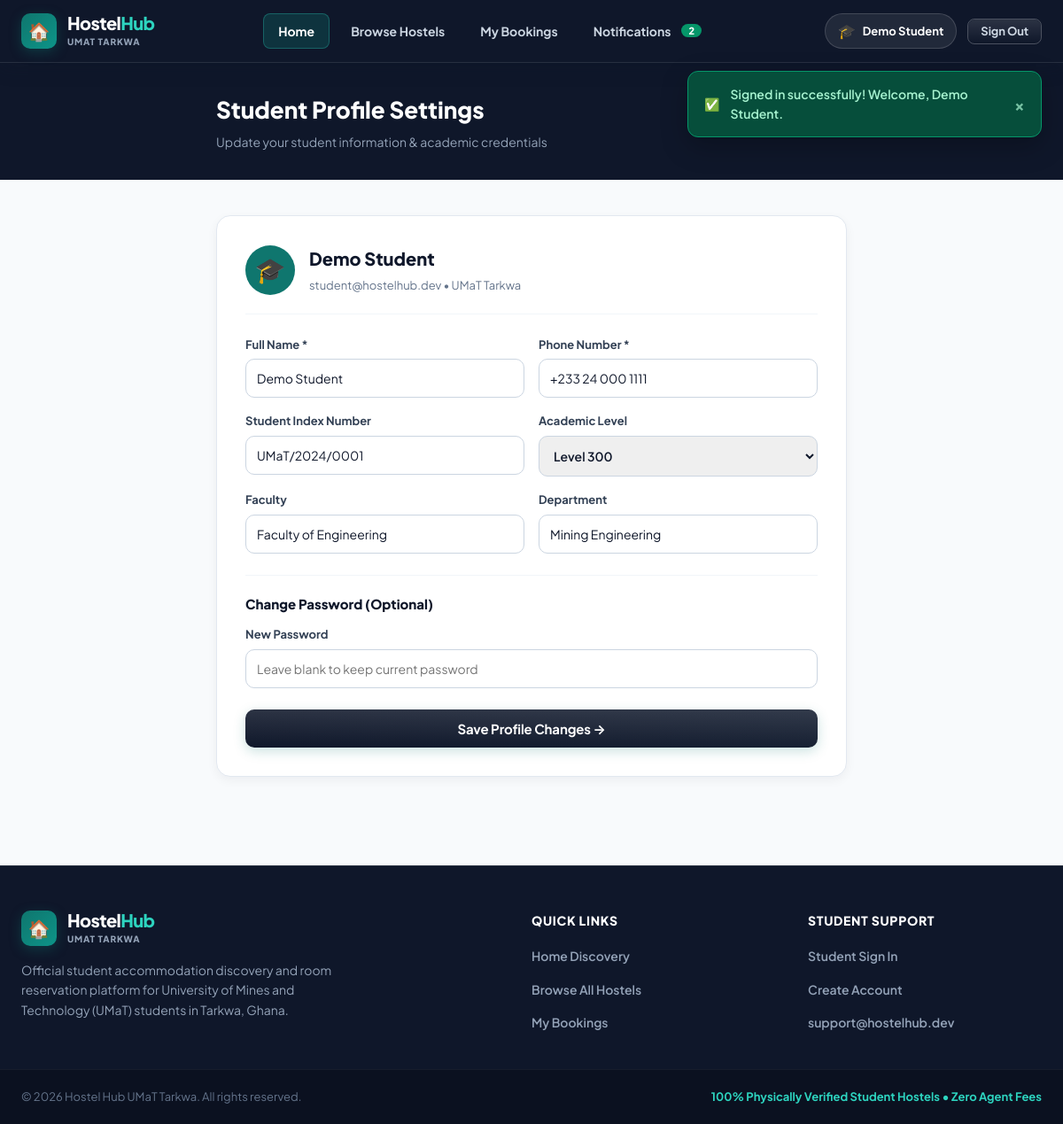
/CEISCY_SUBMISSION/profile.php (signed in), run on the app's committed database.
### tables this page shows
CREATE TABLE `students` (
  `id` INT AUTO_INCREMENT PRIMARY KEY,
  `name` VARCHAR(100) NOT NULL,
  `email` VARCHAR(120) NOT NULL UNIQUE,
  `password_hash` VARCHAR(255) NOT NULL,
  `phone` VARCHAR(30) NOT NULL,
  `student_index` VARCHAR(50) DEFAULT '',
  `institution` VARCHAR(120) DEFAULT 'University of Mines and Technology (UMaT)',
  `faculty` VARCHAR(100) DEFAULT 'Faculty of Engineering',
  `department` VARCHAR(100) DEFAULT 'Mining Engineering',
  `level` VARCHAR(50) DEFAULT 'Level 300',
  `created_at` DATETIME DEFAULT CURRENT_TIMESTAMP
);

### CEISCY_SUBMISSION/includes/auth.php (called while the page is built, shortened)
<?php
function get_logged_in_student() {
    $db = getDB();
    $stmt = $db->prepare("SELECT id, name, email, phone, student_index, institution, faculty, department, level, created_at FROM students WHERE id = :id");
    $stmt->execute([':id' => $_SESSION['student_id']]);
    return $stmt->fetch() ?: null;
}

### CEISCY_SUBMISSION/includes/functions.php (called while the page is built, shortened)
<?php
function sanitize($data) {
    return htmlspecialchars(trim((string)$data), ENT_QUOTES, 'UTF-8');
}
function get_unread_notifications_count($student_id) {
    $db = getDB();
    $stmt = $db->prepare("SELECT COUNT(*) AS cnt FROM notifications WHERE student_id = :sid AND is_read = 0");
    $stmt->execute([':sid' => $student_id]);
    $res = $stmt->fetch();
    return (int)($res['cnt'] ?? 0);
}

### CEISCY_SUBMISSION/profile.php (the view, shortened to what this page needs)
<?php
require_once __DIR__ . '/includes/header.php';
require_once __DIR__ . '/includes/navbar.php';
$student = get_logged_in_student();
?>
<div style="background: #0F172A; color: #FFFFFF; padding: 32px 0;">
  <div class="container" style="max-width: 760px; margin: 0 auto; padding: 0 24px;">
    <h1 style="font-size: 26px; font-weight: 900;">Student Profile Settings</h1>
    <p style="color: #94A3B8; font-size: 14px; margin-top: 4px;">Update your student information & academic credentials</p>
  </div>
</div>
<main style="padding: 40px 0; background: #F8FAFC; min-height: 75vh;">
  <div class="container" style="max-width: 760px; margin: 0 auto; padding: 0 24px;">
    <div style="background: #FFFFFF; border: 1px solid #E2E8F0; border-radius: 16px; padding: 32px; box-shadow: 0 4px 12px rgba(15,23,42,0.05);">
      <form action="<?= BASE_URL ?>profile.php" method="POST">
        <div style="display: flex; gap: 16px; align-items: center; margin-bottom: 24px; padding-bottom: 20px; border-bottom: 1px solid #F1F5F9;">
          <div style="width: 56px; height: 56px; background: #0F766E; border-radius: 50%; display: grid; place-items: center; font-size: 28px; color: #FFF;">
            🎓
          </div>
          <div>
            <h2 style="font-size: 20px; font-weight: 800; color: #0F172A;"><?= sanitize($student['name']) ?></h2>
            <span style="font-size: 13px; color: #64748B;"><?= sanitize($student['email']) ?> • UMaT Tarkwa</span>
          </div>
        </div>
        <div style="display: grid; grid-template-columns: 1fr 1fr; gap: 16px; margin-bottom: 16px;">
          <div>
            <label style="display: block; font-size: 13px; font-weight: 700; color: #334155; margin-bottom: 6px;">Full Name *</label>
            <input type="text" name="name" required value="<?= sanitize($student['name']) ?>" style="width: 100%; padding: 12px; border: 1px solid #CBD5E1; border-radius: 10px; font-size: 14px; outline: none;">
          </div>
          <div>
            <label style="display: block; font-size: 13px; font-weight: 700; color: #334155; margin-bottom: 6px;">Phone Number *</label>
            <input type="text" name="phone" required value="<?= sanitize($student['phone']) ?>" style="width: 100%; padding: 12px; border: 1px solid #CBD5E1; border-radius: 10px; font-size: 14px; outline: none;">
          </div>
        </div>
        <div style="display: grid; grid-template-columns: 1fr 1fr; gap: 16px; margin-bottom: 16px;">
          <div>
            <label style="display: block; font-size: 13px; font-weight: 700; color: #334155; margin-bottom: 6px;">Student Index Number</label>
            <input type="text" name="student_index" value="<?= sanitize($student['student_index']) ?>" placeholder="e.g. UMaT/2024/0001" style="width: 100%; padding: 12px; border: 1px solid #CBD5E1; border-radius: 10px; font-size: 14px; outline: none;">
          </div>
          <div>
            <label style="display: block; font-size: 13px; font-weight: 700; color: #334155; margin-bottom: 6px;">Academic Level</label>
            <select name="level" style="width: 100%; padding: 12px; border: 1px solid #CBD5E1; border-radius: 10px; font-size: 14px; font-weight: 600;">
              <option value="Level 300" <?= $student['level'] === 'Level 300' ? 'selected' : '' ?>>Level 300</option>
            </select>
          </div>
        </div>
        <div style="display: grid; grid-template-columns: 1fr 1fr; gap: 16px; margin-bottom: 24px;">
          <div>
            <label style="display: block; font-size: 13px; font-weight: 700; color: #334155; margin-bottom: 6px;">Faculty</label>
            <input type="text" name="faculty" value="<?= sanitize($student['faculty']) ?>" placeholder="e.g. Faculty of Engineering" style="width: 100%; padding: 12px; border: 1px solid #CBD5E1; border-radius: 10px; font-size: 14px; outline: none;">
          </div>
          <div>
            <label style="display: block; font-size: 13px; font-weight: 700; color: #334155; margin-bottom: 6px;">Department</label>
            <input type="text" name="department" value="<?= sanitize($student['department']) ?>" placeholder="e.g. Mining Engineering" style="width: 100%; padding: 12px; border: 1px solid #CBD5E1; border-radius: 10px; font-size: 14px; outline: none;">
          </div>
        </div>
        <div style="padding-top: 20px; border-top: 1px solid #F1F5F9; margin-bottom: 24px;">
          <h3 style="font-size: 15px; font-weight: 800; color: #0F172A; margin-bottom: 12px;">Change Password (Optional)</h3>
          <div>
            <label style="display: block; font-size: 13px; font-weight: 700; color: #334155; margin-bottom: 6px;">New Password</label>
            <input type="password" name="new_password" placeholder="Leave blank to keep current password" style="width: 100%; padding: 12px; border: 1px solid #CBD5E1; border-radius: 10px; font-size: 14px; outline: none;">
          </div>
        </div>
        <button type="submit" class="btn btn-primary" style="width: 100%; padding: 14px; font-size: 15px; font-weight: 700; border-radius: 10px;">
          Save Profile Changes →
        </button>
      </form>
    </div>
  </div>
</main>
<?php require_once __DIR__ . '/includes/footer.php'; ?>

### CEISCY_SUBMISSION/includes/navbar.php (shortened to what this page needs)
<?php
require_once __DIR__ . '/auth.php';
require_once __DIR__ . '/functions.php';
$student = get_logged_in_student();
$unread = $student ? get_unread_notifications_count($student['id']) : 0;
$activePage = $active_page ?? 'home';
?>
<header class="app-header">
  <div class="header-inner container">
    <a href="<?= BASE_URL ?>index.php" class="brand">
      <div class="brand-icon">🏠</div>
      <div class="brand-text">
        <span class="brand-title">Hostel<span class="brand-accent">Hub</span></span>
        <span class="brand-subtitle">UMaT Tarkwa</span>
      </div>
    </a>
    <nav class="nav-links">
      <a href="<?= BASE_URL ?>index.php" class="nav-link <?= $activePage === 'home' ? 'active' : '' ?>">
        <span>Home</span>
      </a>
      <a href="<?= BASE_URL ?>hostels.php" class="nav-link <?= $activePage === 'hostels' ? 'active' : '' ?>">
        <span>Browse Hostels</span>
      </a>
      <?php if ($student): ?>
        <a href="<?= BASE_URL ?>bookings.php" class="nav-link <?= $activePage === 'bookings' ? 'active' : '' ?>">
          <span>My Bookings</span>
        </a>
        <a href="<?= BASE_URL ?>notifications.php" class="nav-link <?= $activePage === 'notifications' ? 'active' : '' ?>">
          <span>Notifications</span>
          <?php if ($unread > 0): ?>
            <span class="nav-badge"><?= $unread ?></span>
          <?php endif; ?>
        </a>
      <?php endif; ?>
    </nav>
    <div class="header-actions">
      <?php if ($student): ?>
        <div class="user-menu">
          <a href="<?= BASE_URL ?>profile.php" class="user-pill" title="View Student Profile">
            <span class="user-avatar">🎓</span>
            <span class="user-name"><?= sanitize($student['name']) ?></span>
          </a>
          <a href="<?= BASE_URL ?>logout.php" class="btn btn-outline btn-sm btn-logout">Sign Out</a>
        </div>
      <?php else: ?>
        <a href="<?= BASE_URL ?>login.php" class="btn btn-ghost">Sign In</a>
        <a href="<?= BASE_URL ?>register.php" class="btn btn-primary">Create Account</a>
      <?php endif; ?>
    </div>
  </div>
</header>

### data on the page
students: name "Demo Student", email "student@hostelhub.dev", phone "+233 24 000 1111", student_index "UMaT/2024/0001", level "Level 300", faculty "Faculty of Engineering", department "Mining Engineering"

### other printed values
$unread "2"
$msg "Signed in successfully! Welcome, Demo Student."
